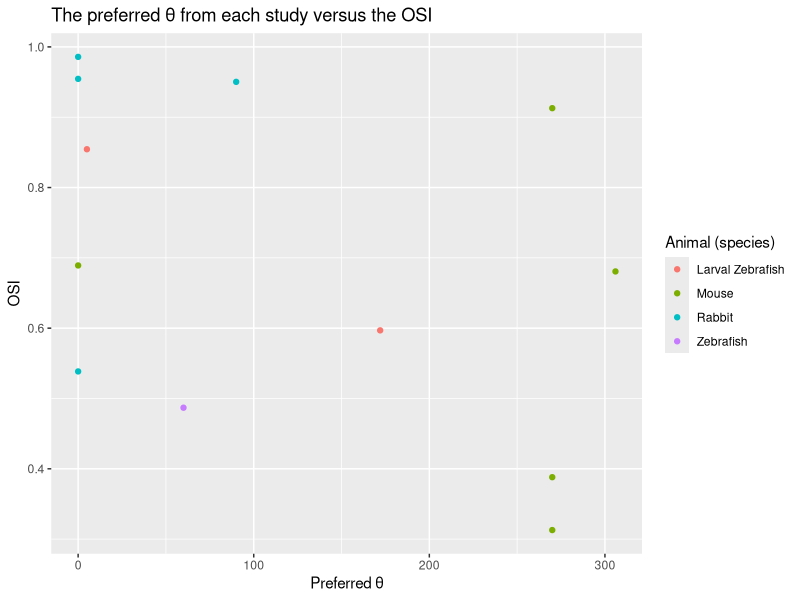
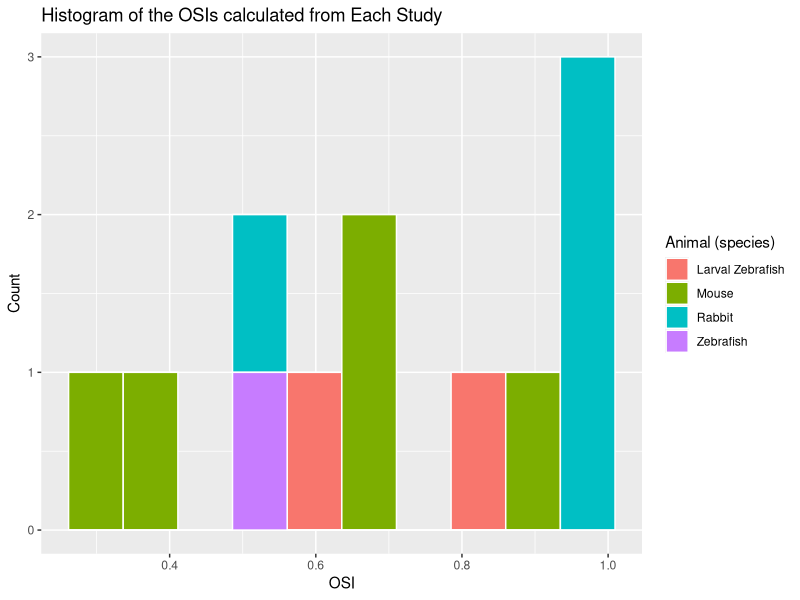
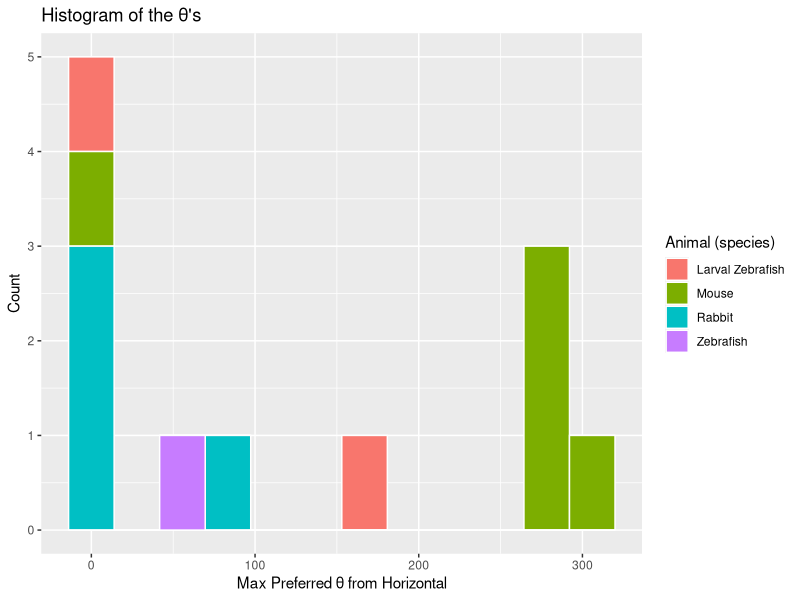
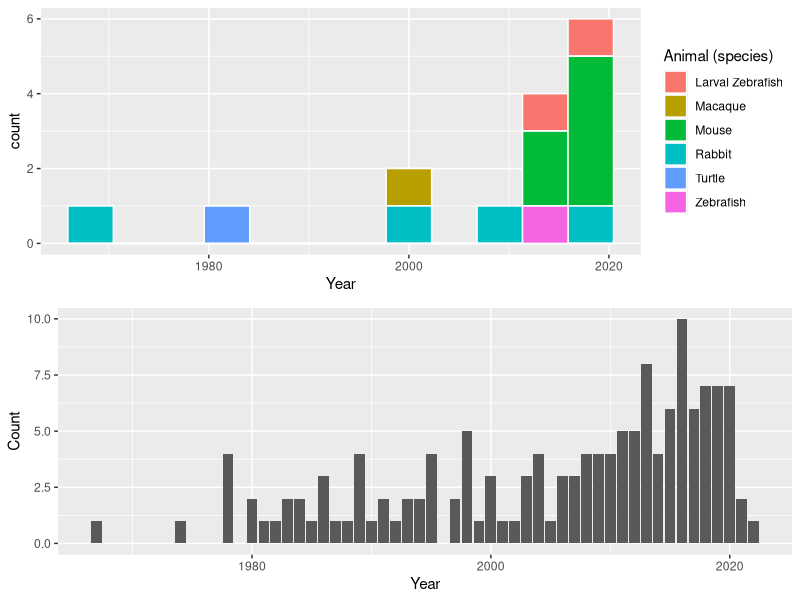

R code for these plots, in order:
## ---- chunk 1
library(readxl)
OSRGCs_Paper_Excel_Summary <- read_excel("OSRGCs-PaperExcelSummary.xlsx", 
    sheet = "OSI Calcs")


#Reogranizing data to be graphed and visualized

library(tidyverse)
tibble(OSRGCs_Paper_Excel_Summary) 

library(readr)
PubMed_Timeline_Results_by_Year <- read_csv("PubMed_Timeline_Results_by_Year.csv", 
    skip = 1)

tibble(PubMed_Timeline_Results_by_Year)

## ---- chunk 2
#Cleaning data and picking what to import
OSRGC <- select(OSRGCs_Paper_Excel_Summary, Author, `Animal (species)`, Year, Theta = `Max Prerrefed θ from Horizontal`, OSI) %>% 
  slice(1:15)

#Tried Creating a scale for colors
#sc_colors <- OSRGC$`Animal (species)`
#sc_colors.col <- rainbow(length(sc_colors))
#names(sc_colors.col) <- sc_colors

#Fig1

#Clean data- Remove NAs
OSRGC_2 <-OSRGC[complete.cases(OSRGC),]


Fig1 <- OSRGC_2 %>% 
  ggplot(aes(x= Theta, 
             y = OSI, 
            color = `Animal (species)`)) + 
  geom_point() + 
  labs(x= "Preferred θ", y = "OSI",
       title = "The preferred θ from each study versus the OSI ") 
#caption = "Each preferred θ represents the max firing of an OSRGC for a specific study The OSI formula can be found earlier ")

Fig1
## ---- chunk 3
#library(plotly)

#Fig2 <- plot_ly (
#  r = OSRGC_2$OSI,
#  theta = OSRGC_2$Theta,
#  mode= 'markers'
#) 
# Fig2 
 
 
## ---- chunk 4
  
  Fig3 <- OSRGC_2 %>% 
  ggplot(aes(x=OSI, fill = `Animal (species)`)) + 
  geom_histogram(color = "white", bins = 10) + 
  labs(title = "Histogram of the OSIs calculated from Each Study", y = "Count")
  Fig3

## ---- chunk 5

  Fig4 <- OSRGC_2 %>% 
  ggplot(aes(x=Theta, fill= `Animal (species)`)) + 
  geom_histogram(color = "white", bins = 12) +
  labs(x = "Max Preferred θ from Horizontal", title = "Histogram of the θ's", y = "Count" )
  Fig4
## ---- chunk 6
Fig5 <- OSRGC %>% 
  ggplot(aes(x=Year, fill = `Animal (species)`)) + 
  geom_histogram(color = "white", bins = 12) 

Fig6 <- PubMed_Timeline_Results_by_Year %>% 
  ggplot(aes(x=Year, y = Count)) + 
  geom_col()
  

library(cowplot)
plot_grid(Fig5,Fig6, nrow = 2, ncol = 1)

#Include PubMed Results by Year
## ---- chunk 7
library(tidyverse)
summary_OSRGC_animal <- OSRGC %>% 
  group_by(`Animal (species)`)  %>% 
  summarise(count = n(), 
            median_OSI = median(OSI, na.rm = TRUE),
            st_dev_OSI = sd(OSI, na.rm= TRUE), 
            median_Year = median(Year))
  
summary_OSRGC_animal
install.packages('writexl')
library(writexl)
write_xlsx(summary_OSRGC_animal, 'C:\\Users\\IS Graphs\\ISCSV.xlsx')

